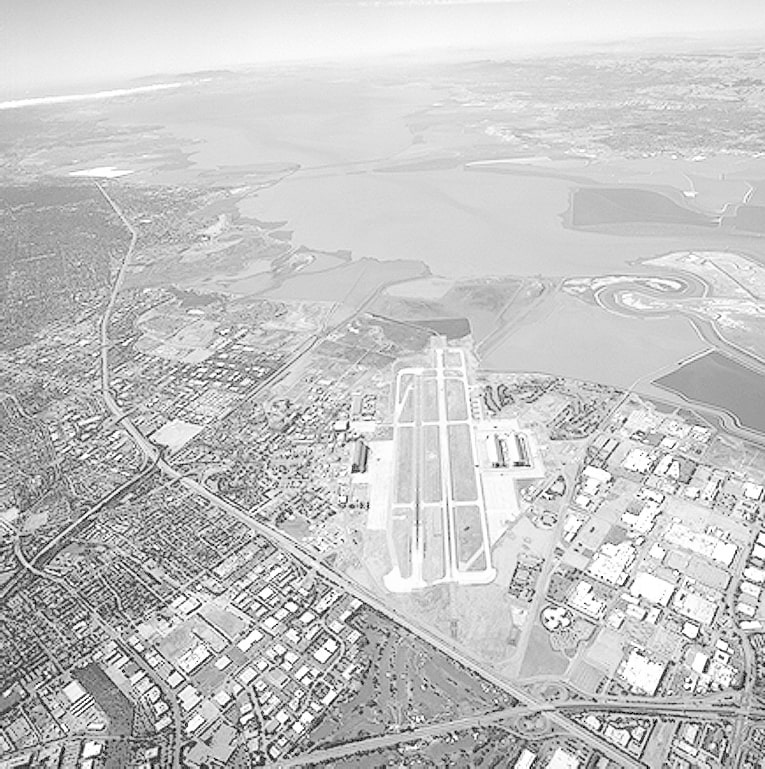
#> input picture P2-Intensity_Transformations/aerial.jpg, 765 x 769 px, given in place of Lenna.png, which was not available
$ jupyter execute P1-Digital_Image_Representation.ipynb   (text cells are left out)
#> lines starting #> are read from the running program, lines starting #| are printed output that depends on the picture; pictures that were not available may be replaced by others from this repository, and a replacement may not be noted
[cell 1]
import cv2
import numpy as np
import matplotlib.pyplot as plt
import matplotlib.image as img
import os

[cell 2]
img = cv2.imread('Lenna.png') # 이미지 파일 읽기
#> img is the input picture: shape (769, 765, 3); min 0, max 255, mean 197.1

cv2.imshow('image', img)      # 이미지 display
cv2.waitKey(0)                # keyboard입력을 대기하는 함수로 0이면 key입력까지 무한대기
cv2.destroyAllWindows()       # 화면에 나타난 윈도우를 종료

[cell 3]
def process_image(image, factor):
    # image를 float로 변환 후
    # 이미지 전체 밝기를 50(factor)만큼 줄이세요
    # image와 변수 factor를 빼준 뒤 numpy clip 함수를 사용하여 0 ~ 255 값으로 clipping 후
    # 다시 uint8로 변환
#> called with factor = 50
    img_p = image.astype(np.float32) #image를 float형으로 변환
    img_p = np.clip(img_p - factor ,0 ,255) #float형으로 변환한 image에서 50만큼 빼 준후 0~255 값으로 clipping
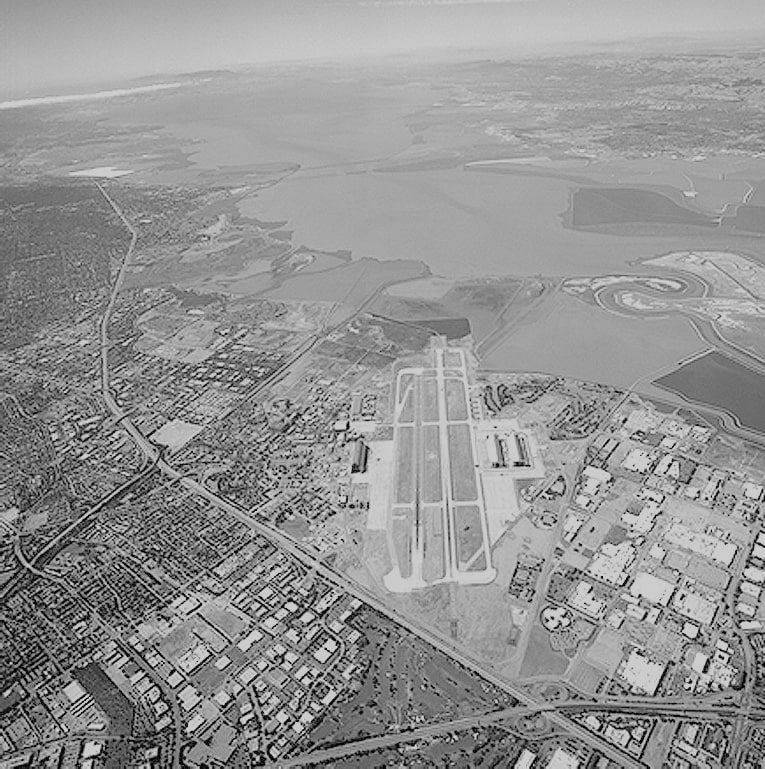
#> img_p: shape (769, 765, 3) float32; min 0, max 205, mean 147.2
    result = img_p.astype(np.uint8) #다시 uint8형으로 변환
    return result

[cell 4]
processed_img = process_image(img, 50)

[cell 5]
cv2.imshow('processed image', processed_img)      # 이미지 display
cv2.waitKey(0)                # keyboard입력을 대기하는 함수로 0이면 key입력까지 무한대기
cv2.destroyAllWindows()       # 화면에 나타난 윈도우를 종료

[cell 6]
def save_image(fileName, image, png_compression=None, jpg_quality=None):
    # jpg quality는 0 ~ 100 사이 값을 입력으로 받아 값이 높을 수록 화질이 더 좋다
    # png compression은 0 ~ 9 사이 값을 입력으로 받아 값이 높을 수록 압축률이 더 높다
    if png_compression:
        cv2.imwrite(fileName, image, [int(cv2.IMWRITE_PNG_COMPRESSION),png_compression])
    elif jpg_quality:
        cv2.imwrite(fileName, image, [int(cv2.IMWRITE_JPEG_QUALITY),jpg_quality])
    else:
        cv2.imwrite(fileName, image)

[cell 7]
png_filename = "Save_Lenna.png"                  # 저장할 파일 이름
save_image(png_filename, img, png_compression=100)  # png compression 설정하면서 파일 크기 확인 -> 100으로 설정 시 화질 손상이 없음

jpg_filename = "Save_Lenna.jpg"
save_image(jpg_filename, img, jpg_quality=9)      # jpg quality 설정하면서 영상 화질 확인 -> 9로 설정하였더니 압축률이 높고, 화질이 저하되며, 파일 크기 감소

bmp_filename = "Save_Lenna.bmp"
save_image(bmp_filename, img)

[cell 8]
file_size = os.path.getsize(png_filename)
print("PNG file size: " + str(file_size) + " Bytes")

file_size = os.path.getsize(jpg_filename)
print("JPG file size: " + str(file_size) + " Bytes")

file_size = os.path.getsize(bmp_filename)
print("BMP file size: " + str(file_size) + " Bytes")

[cell 9]
def crop_image(image):
    ROI = image[200:500, 150:350] # Region of interest -> [y축, x축], height가 300이므로 200에서 500까지, width가 200이므로 150에서 350까지 설정.
    return ROI

[cell 10]
png = cv2.imread(png_filename) # 저장한 PNG파일 읽기
jpg = cv2.imread(jpg_filename) # 저장한 JPG파일 읽기
#> jpg: shape (769, 765, 3); min 0, max 255, mean 196.9
bmp = cv2.imread(bmp_filename) # 저장한 BMP파일 읽기

cropped_png = crop_image(png)
#> in crop_image, `ROI = image[200:500, 150:350]`:
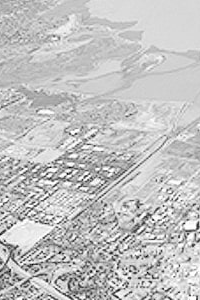
#> ROI: shape (300, 200, 3); min 0, max 255, mean 193.6
cropped_jpg = crop_image(jpg)
#> in crop_image (call 2), `ROI = image[200:500, 150:350]`:
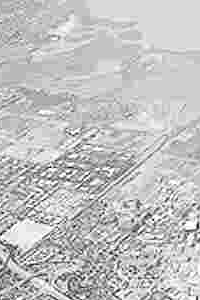
#> ROI: shape (300, 200, 3); min 0, max 255, mean 193.3
cropped_bmp = crop_image(bmp)

[cell 11]
fig = plt.figure(figsize=(16,16))

ax1 = fig.add_subplot(1,3,1)
# OpenCV는 BGR로 이미지를 저장하기 때문에 Plot하기 위해 RGB로 변환해야 된다
ax1.imshow(cv2.cvtColor(cropped_png,cv2.COLOR_BGR2RGB))
ax1.set_title('PNG File')
ax1.axis("off")

ax2 = fig.add_subplot(1,3,2)
ax2.imshow(cv2.cvtColor(cropped_jpg,cv2.COLOR_BGR2RGB))
ax2.set_title('JPG File')
ax2.axis("off")

ax3 = fig.add_subplot(1,3,3)
ax3.imshow(cv2.cvtColor(cropped_bmp,cv2.COLOR_BGR2RGB))
ax3.set_title('BMP File')
ax3.axis("off")

plt.show()
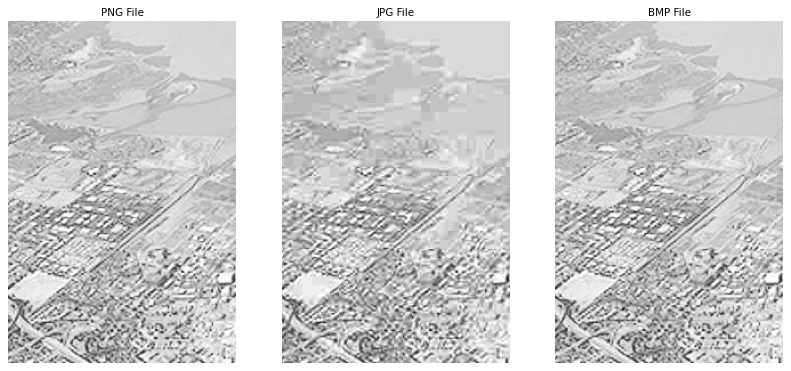
#> figure drawn by matplotlib, 3 panels

[cell 12]
### Your code for your own image processing (for example, channel shuffle, image blending)

# 1. 원하는 사진을 가져와 cv2.imread로 읽어오기
# 2. 간단한 이미지 처리 기술로 이미지 변환
# 3. 이미지를 plot 혹은 imshow로 보이기

import cv2 as cv
import numpy as np
import matplotlib.pyplot as plt
import matplotlib.image as img
import os

img = cv.imread('Lenna.png')

hsv_img = cv.cvtColor(img, cv.COLOR_BGR2HSV_FULL)
#> hsv_img: shape (769, 765, 3); mean H, S, V 0, 0, 197.1

lower_red = np.array([0, 50, 50])
upper_red = np.array([10, 255, 255])

mask = cv.inRange(hsv_img, lower_red, upper_red)
#> mask: shape (769, 765); every value is 0

res = cv.bitwise_and(img, img, mask=mask)
#> res: shape (769, 765, 3); every value is 0

bgr_img = cv.cvtColor(hsv_img, cv.COLOR_HSV2BGR)

cv.imshow("original", img)
cv.imshow("bgr", bgr_img)
cv.imshow('mask', mask)
cv.imshow('res', res)
cv.waitKey(0)
cv.destroyAllWindows()
